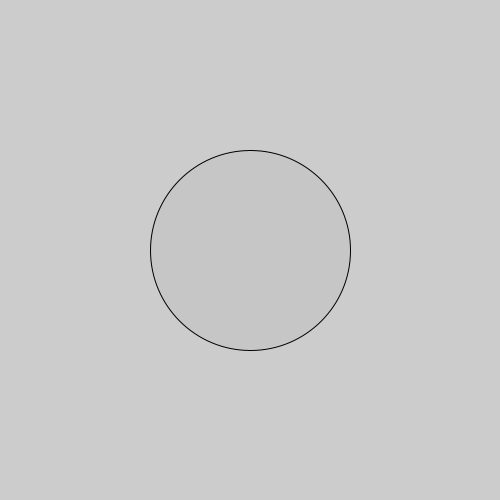
Frame 1 (no input)
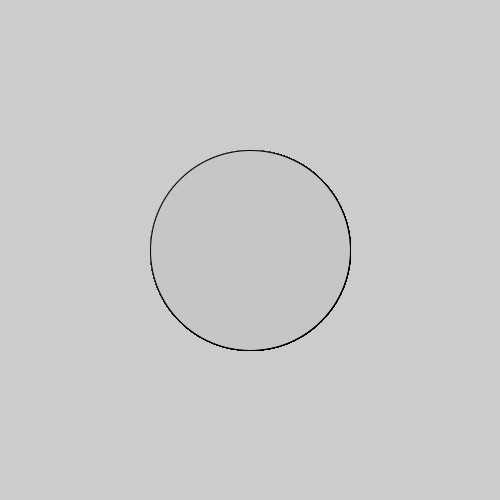
Frame 60 (the mouse pressed at the canvas centre just before this capture)
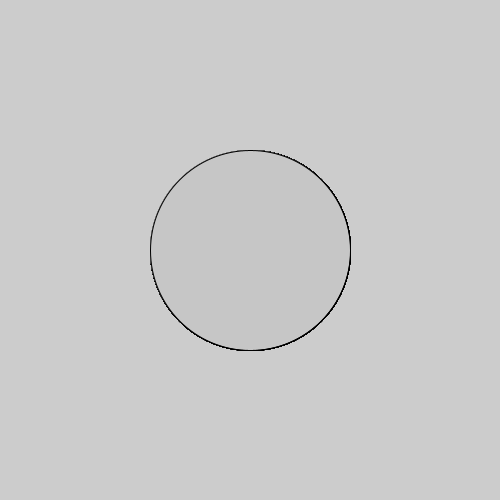
Frame 120 (the mouse held since frame 60 and released just before this capture)

The Processing sketch that drew these frames (run headless with seeded random() and noise(); from frame 60 on, the mouse is pressed at the canvas centre):

// Processing sketch: Pvectortest_090724
// ── Pvectortest_090724.pde
PVector v1, v2;
float x2, y2;
float secX, secY;

color grey;

void setup(){
  size(500, 500);
  ellipseMode(CENTER);
  
  
  v1 = new PVector(width/2, height/2);
  v2 = new PVector(secX, secY);
  
}

void draw(){
  
  float secX = width;
  float secY = height;
  
  grey = color(#C6C6C6);
  
  fill(grey);
  circle(v1.x, v1.y, 200);
  
  
  
}
